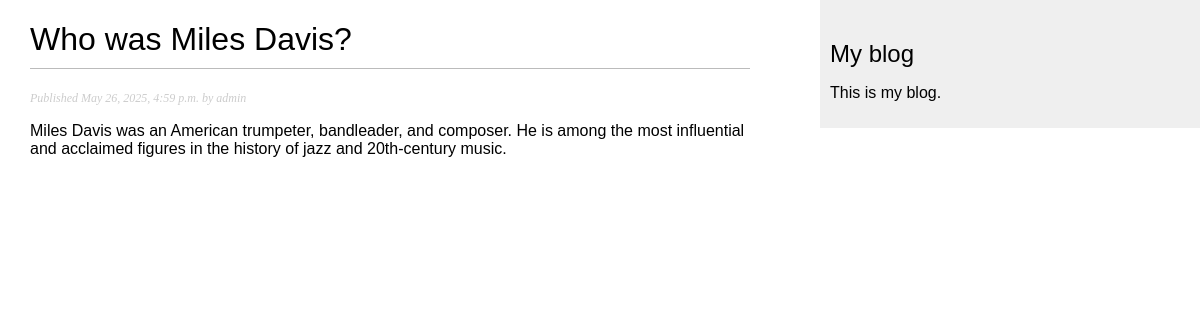
Page /blog/2025/5/26/who-was-miles-davis/ on the committed database.
### blog/models.py (models this page shows, shortened)
class Post(models.Model):
    class Status(models.TextChoices):
        DRAFT = 'DF', 'Draft'
        PUBLISHED = 'PB', 'Published'
    title = models.CharField(max_length=250)
    slug = models.SlugField(max_length=250, unique_for_date='publish')
    author = models.ForeignKey(settings.AUTH_USER_MODEL, on_delete=models.CASCADE, related_name='blog_posts')
    body = models.TextField()
    publish = models.DateTimeField(default=timezone.now)
    created = models.DateTimeField(auto_now_add=True)
    updated = models.DateTimeField(auto_now=True)
    status = models.CharField(max_length=2, choices=Status.choices, default=Status.DRAFT)
    objects = models.Manager()
    published = PublishedManager()
    class Meta:
        ordering = ['-publish']

### blog/views.py (the view)
# urls.py: path('<int:year>/<int:month>/<int:day>/<slug:post>/', views.post_detail, name='post_detail'),
def post_detail(request, year, month, day, post):
    post = get_object_or_404(Post,
                             status=Post.Status.PUBLISHED,
                             slug=post,
                             publish__year=year,
                             publish__month=month,
                             publish__day=day)
    return render(request, 'blog/post/detail.html', {'post': post})

### blog/templates/blog/post/detail.html (shortened to what this page needs)
{% extends "blog/base.html" %}
{% block content %}
    <h1>{{ post.title }}</h1>
    <p class="date">
        Published {{ post.publish }} by {{ post.author }}
    </p>
    {{ post.body|linebreaks }}
{% endblock  %}

### blog/static/css/blog.css (style rules this page uses)
body { margin:0; padding:0; font-family:helvetica, sans-serif; }
h1 { font-weight:normal; border-bottom:1px solid #bbb; padding:0 0 10px 0; }
p.date { color:#ccc; font-family: georgia, serif; font-size: 12px; font-style: italic; }

### rows in the picture
Post: title "Who was Miles Davis?", publish "May 26, 2025, 4:59 p.m.", author "admin", body "Miles Davis was an American trumpeter, bandleader, and composer. He is among the most influential and acclaimed figures in the history of jazz and 20th-century music."
